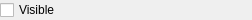
<?xml version="1.0" encoding="UTF-8"?>
<ui version="4.0">
 <class>VisiblePropertyWidget</class>
 <widget class="QWidget" name="VisiblePropertyWidget">
  <property name="geometry">
   <rect>
    <x>0</x>
    <y>0</y>
    <width>252</width>
    <height>17</height>
   </rect>
  </property>
  <property name="windowTitle">
   <string>Form</string>
  </property>
  <property name="locale">
   <locale language="English" country="UnitedStates"/>
  </property>
  <layout class="QHBoxLayout" name="horizontalLayout">
   <property name="leftMargin">
    <number>0</number>
   </property>
   <property name="topMargin">
    <number>0</number>
   </property>
   <property name="rightMargin">
    <number>0</number>
   </property>
   <property name="bottomMargin">
    <number>0</number>
   </property>
   <item>
    <widget class="QCheckBox" name="visibleBox">
     <property name="text">
      <string>Visible</string>
     </property>
    </widget>
   </item>
  </layout>
 </widget>
 <resources/>
 <connections/>
</ui>
